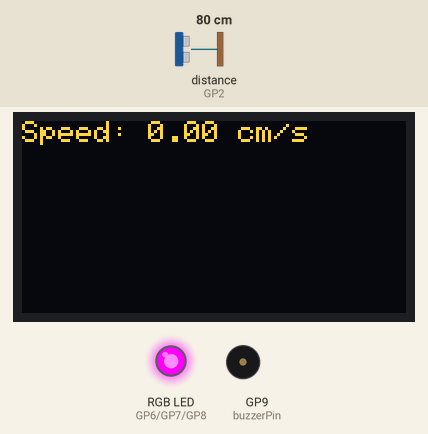
Bench run of a sketch on a simulated Raspberry Pi Pico W. Shown: 128×64 one-colour display, an RGB LED mixed from three pins (HIGH = lit), buzzer (waves = sounding). Wiring (from diagram.json): ultrasonic range finder: trigger GP3; echo GP2. Inputs (shaded band) come from the test bench; at power-on: distance to the obstacle (sensor on GP2) 80 cm. The echo pulse lasts 58.3 µs per cm; the OLED is the two-colour kind (top 16 rows yellow); the display library's start-up logo is not drawn; pins used as bus, display or sensor lines are not drawn.

Above: at 3.2 s.
3.3 s: distance to the obstacle (sensor on GP2) set to 35 cm
At 3.45 s:
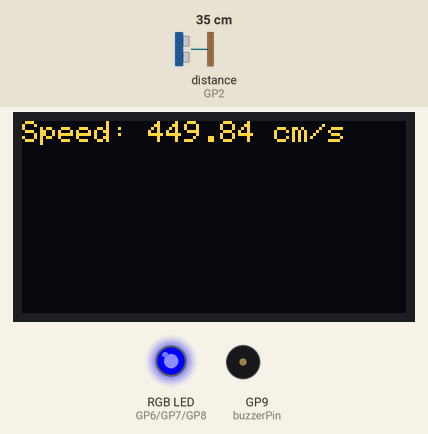
5.0 s: distance to the obstacle (sensor on GP2) set to 120 cm
At 5.12 s:
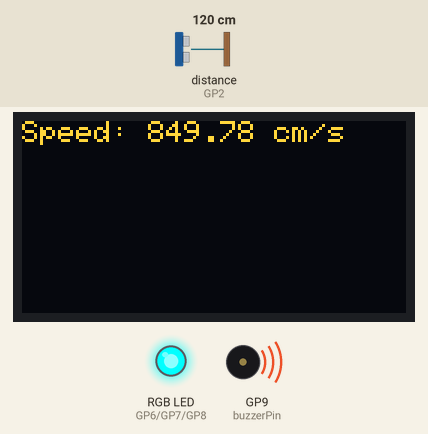
6.6 s: distance to the obstacle (sensor on GP2) set to 2 cm
At 6.71 s:
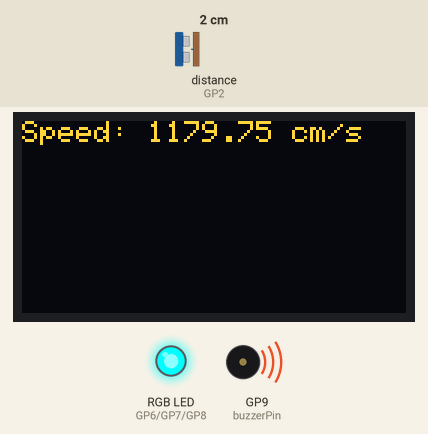
Timing chart, 0 to 9.6 s (numbered marks = the images above; inputs shaded):
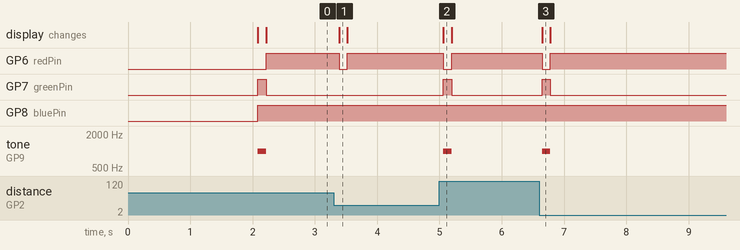

The sketch:

sketch.ino
```cpp
#include <Wire.h>
#include <Adafruit_GFX.h>
#include <Adafruit_SSD1306.h>

// OLED display width and height
#define SCREEN_WIDTH 128
#define SCREEN_HEIGHT 64

// Define the pins for the ultrasonic sensor
#define TRIG_PIN 3
#define ECHO_PIN 2

// Define RGB LED pins
int redPin = 6;
int greenPin = 7;
int bluePin = 8;

// Define buzzer pin
int buzzerPin = 9;

// Speed calculation variables
unsigned long previousMillis = 0;
unsigned long interval = 100;
float previousDistance = 0;
float speed = 0;

// Create display object
Adafruit_SSD1306 display(SCREEN_WIDTH, SCREEN_HEIGHT, &Wire, -1);

void setup() {
  // Initialize serial communication
  Serial1.begin(115200);
  Serial1.println("Hello, Raspberry Pi Pico W!");

  // Initialize the OLED display
  if (!display.begin(SSD1306_SWITCHCAPVCC, 0x3C)) {
    Serial1.println(F("SSD1306 allocation failed"));
    for (;;);
  }
  display.display();
  delay(2000);
  display.clearDisplay();

  // Initialize pins
  pinMode(TRIG_PIN, OUTPUT);
  pinMode(ECHO_PIN, INPUT);

  pinMode(redPin, OUTPUT);
  pinMode(greenPin, OUTPUT);
  pinMode(bluePin, OUTPUT);

  pinMode(buzzerPin, OUTPUT);
}

void loop() {
  // Calculate distance using the ultrasonic sensor
  float distance = getDistance();

  // Calculate speed
  unsigned long currentMillis = millis();
  if (currentMillis - previousMillis >= interval) {
    speed = abs(distance - previousDistance) / (interval / 1000.0);
    previousMillis = currentMillis;
    previousDistance = distance;

    // Display speed on OLED
    display.clearDisplay();
    display.setTextSize(1);
    display.setTextColor(SSD1306_WHITE);
    display.setCursor(0, 0);
    display.print("Speed: ");
    display.print(speed);
    display.println(" cm/s");
    display.display();

    // Indicate speed on RGB LED and sound buzzer if speeding
    if (speed < 100) {
      setColor(0, 255, 0);
      noTone(buzzerPin);
    } else if (speed < 500) {
      setColor(255, 255, 0);
      noTone(buzzerPin);
    } else {
      setColor(255, 0, 0);
      tone(buzzerPin, 1000);
    }
  }

  delay(100);
}

float getDistance() {
  // Trigger the sensor
  digitalWrite(TRIG_PIN, LOW);
  delayMicroseconds(2);
  digitalWrite(TRIG_PIN, HIGH);
  delayMicroseconds(10);
  digitalWrite(TRIG_PIN, LOW);

  // Read the echo pin
  long duration = pulseIn(ECHO_PIN, HIGH);

  // Calculate distance in cm
  float distance = (duration * 0.0343) / 2;

  return distance;
}

void setColor(int red, int green, int blue) {
  digitalWrite(redPin, red > 0 ? LOW : HIGH);
  digitalWrite(greenPin, green > 0 ? LOW : HIGH);
  digitalWrite(bluePin, blue > 0 ? LOW : HIGH);
}
```

Measured:
- after the input at 3.3 s, GP6 (redPin): HIGH → LOW after 0.09 s, → HIGH 0.13 s later; the display: first differs from a run without the input after 0.09 s (image 1)
- after the input at 5.0 s, GP6 (redPin): HIGH → LOW after 0.06 s, → HIGH 0.13 s later; GP7 (greenPin): LOW → HIGH after 0.06 s, → LOW 0.13 s later; tone on GP9 (buzzerPin): silent → 1000 Hz after 0.06 s, → silent 0.13 s later; the display: changes after 0.06 s (image 2)
- after the input at 6.6 s, GP6 (redPin): HIGH → LOW after 0.05 s, → HIGH 0.13 s later; GP7 (greenPin): LOW → HIGH after 0.05 s, → LOW 0.13 s later; tone on GP9 (buzzerPin): silent → 1000 Hz after 0.05 s, → silent 0.13 s later; the display: changes after 0.05 s (image 3)
